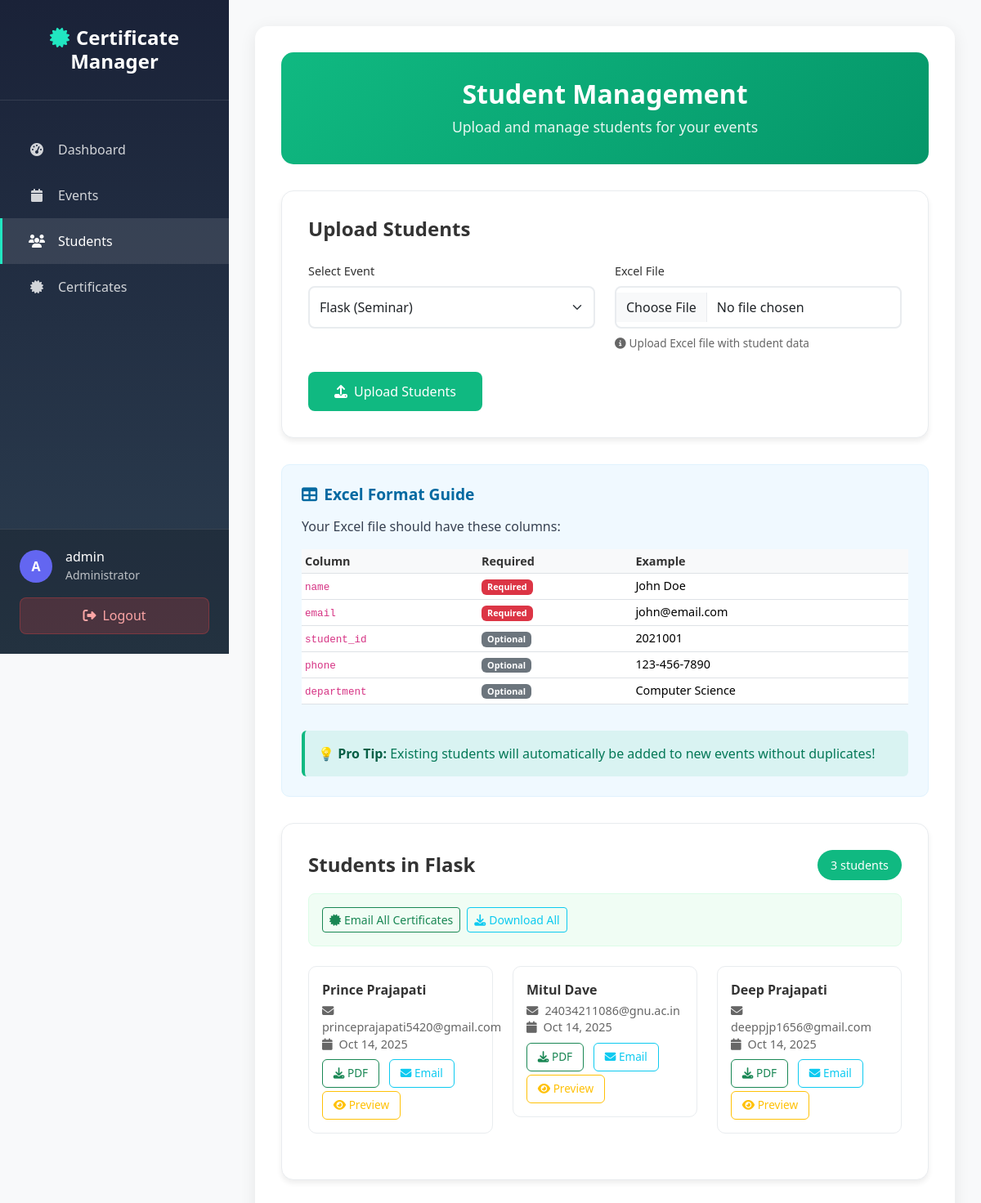
Page /upload_students/1 (signed in) on the committed database.
### models.py (models this page shows, shortened)
class User(UserMixin, db.Model):
    id = db.Column(db.Integer, primary_key=True)
    username = db.Column(db.String(80), unique=True, nullable=False)
    email = db.Column(db.String(120), unique=True, nullable=False)
    password = db.Column(db.String(200), nullable=False)
    is_admin = db.Column(db.Boolean, default=False)
    created_at = db.Column(db.DateTime, default=datetime.utcnow)

class Event(db.Model):
    id = db.Column(db.Integer, primary_key=True)
    title = db.Column(db.String(200), nullable=False)
    event_type = db.Column(SQLEnum(EventType), nullable=False, default=EventType.Workshop)
    organizer = db.Column(db.String(100), nullable=False)
    date = db.Column(db.Date, nullable=False)  # Keep for compatibility if needed
    location = db.Column(db.String(200), nullable=False)
    teacher_id = db.Column(db.Integer, db.ForeignKey('user.id'), nullable=False)
    start_date = db.Column(db.Date, nullable=False)
    end_date = db.Column(db.Date, nullable=False)
    year = db.Column(db.Integer, nullable=False)
    description = db.Column(db.Text, nullable=True)
    logo_path = db.Column(db.String(255), nullable=True)
    signature_path = db.Column(db.String(255), nullable=True)
    background_path = db.Column(db.String(255), nullable=True)
    created_by = db.Column(db.Integer, nullable=True)
    created_at = db.Column(db.DateTime, default=datetime.utcnow, nullable=False)
    updated_at = db.Column(db.DateTime, default=datetime.utcnow, onupdate=datetime.utcnow, nullable=False)

class EventParticipant(db.Model):
    __tablename__ = 'event_participants'
    id = db.Column(db.Integer, primary_key=True)
    event_id = db.Column(db.Integer, db.ForeignKey('event.id'))
    student_id = db.Column(db.Integer, db.ForeignKey('student.id'))
    participation_type = db.Column(db.String(50), default='Participant')
    achievement_level = db.Column(db.String(20))
    special_recognition = db.Column(db.Text)
    registered_at = db.Column(db.DateTime, default=datetime.utcnow)
    student = db.relationship('Student', backref='event_participations')
    event = db.relationship('Event', backref='participants')
    __table_args__ = (db.UniqueConstraint('event_id', 'student_id', name='unique_event_student'),)

class Student(db.Model):
    id = db.Column(db.Integer, primary_key=True)
    name = db.Column(db.String(100), nullable=False)
    email = db.Column(db.String(120), nullable=False)
    student_id = db.Column(db.String(50))
    phone = db.Column(db.String(20))
    department = db.Column(db.String(100))
    course = db.Column(db.String(100))
    created_at = db.Column(db.DateTime, default=datetime.utcnow)

### app.py (the view, shortened to what this page needs)
@app.route('/upload_students', methods=['GET', 'POST'])
@app.route('/upload_students/<int:event_id>', methods=['GET', 'POST'])
@login_required
def upload_students(event_id=None):
    selected_event = None
    participants = []
    if event_id:
        selected_event = Event.query.get_or_404(event_id)
        participants = EventParticipant.query.filter_by(event_id=event_id).all()
    events = Event.query.order_by(Event.created_at.desc()).all()
    return render_template('upload_students.html',
                         events=events,
                         selected_event=selected_event,
                         participants=participants)

### app.py (called while the page is built, shortened)
@login_manager.user_loader
def load_user(user_id):
    try:
        return User.query.get(int(user_id))
    except:
        return None

@app.before_request
def initialize_database():
    global _initialization_done

@app.context_processor
def inject_current_year():
    return {'current_year': datetime.now().year}

@app.context_processor
def inject_event_types():
    return {'EventType': EventType}

### templates/upload_students.html (shortened to what this page needs)
{% extends "base.html" %}
{% block content %}
<div class="upload-header">
    <h1 style="font-size: 2rem; font-weight: 600; margin-bottom: 0.5rem;">Student Management</h1>
    <p style="font-size: 1.1rem; opacity: 0.9; margin: 0;">Upload and manage students for your events</p>
</div>
<div class="upload-card">
    <h2 class="section-title">Upload Students</h2>
    <form method="POST" enctype="multipart/form-data">
        <div class="row">
            <div class="col-md-6">
                <div class="form-group">
                    <label class="form-label">Select Event</label>
                    <select class="form-select" name="event_id" required>
                        {% for event in events %}
                        <option value="{{ event.id }}" {% if selected_event and event.id == selected_event.id %}selected{% endif %}>
                            {{ event.title }} ({{ event.event_type.value }})
                        </option>
                        {% endfor %}
                    </select>
                </div>
            </div>
            <div class="col-md-6">
                <div class="form-group">
                    <label class="form-label">Excel File</label>
                    <input type="file" class="form-control" name="file" accept=".xlsx,.xls" required>
                    <div class="upload-info">
                        <i class="fas fa-info-circle me-1"></i>Upload Excel file with student data
                    </div>
                </div>
            </div>
        </div>
        <button type="submit" class="btn btn-success">
            <i class="fas fa-upload me-2"></i>Upload Students
        </button>
    </form>
</div>
<div class="format-guide">
    <h3 style="font-size: 1.2rem; font-weight: 600; margin-bottom: 1rem; color: #0369a1;">
        <i class="fas fa-table me-2"></i>Excel Format Guide
    </h3>
    <p style="margin-bottom: 1rem; color: #374151;">Your Excel file should have these columns:</p>
    <div class="table-responsive">
        <table class="table table-sm format-table">
            <thead>
                <tr>
                    <th>Column</th>
                    <th>Required</th>
                    <th>Example</th>
                </tr>
            </thead>
            <tbody>
                <tr>
                    <td><code>name</code></td>
                    <td><span class="badge bg-danger">Required</span></td>
                    <td>John Doe</td>
                </tr>
                <tr>
                    <td><code>email</code></td>
                    <td><span class="badge bg-danger">Required</span></td>
                    <td>john@email.com</td>
                </tr>
                <tr>
                    <td><code>student_id</code></td>
                    <td><span class="badge bg-secondary">Optional</span></td>
                    <td>2021001</td>
                </tr>
                <tr>
                    <td><code>phone</code></td>
                    <td><span class="badge bg-secondary">Optional</span></td>
                    <td>123-456-7890</td>
                </tr>
                <tr>
                    <td><code>department</code></td>
                    <td><span class="badge bg-secondary">Optional</span></td>
                    <td>Computer Science</td>
                </tr>
            </tbody>
        </table>
    </div>
    <div style="background: rgba(16, 185, 129, 0.1); border-left: 4px solid #10b981; padding: 1rem; border-radius: 6px; margin-top: 1rem;">
        <strong style="color: #065f46;">💡 Pro Tip:</strong>
        <span style="color: #047857;">Existing students will automatically be added to new events without duplicates!</span>
    </div>
</div>
{% if selected_event and participants %}
<div class="upload-card">
    <div class="d-flex justify-content-between align-items-center mb-3">
        <h2 class="section-title mb-0">Students in {{ selected_event.title }}</h2>
        <span class="stats-badge">{{ participants|length }} students</span>
    </div>
    <div style="background: #f0fdf4; border: 1px solid #dcfce7; border-radius: 8px; padding: 1rem; margin-bottom: 1.5rem;">
        <div class="d-flex flex-wrap gap-2">
            <button class="btn btn-outline-success btn-sm" onclick="emailAllCertificates({{ selected_event.id }})">
                <i class="fas fa-certificate me-1"></i>Email All Certificates
            </button>
            <button class="btn btn-outline-info btn-sm" onclick="downloadAllCertificates()">
                <i class="fas fa-download me-1"></i>Download All
            </button>
        </div>
    </div>
    <div class="row">
        {% for participation in participants %}
        <div class="col-lg-6 col-xl-4 mb-3">
            <div class="student-card">
                <div class="student-name">{{ participation.student.name }}</div>
                <div class="student-details">
                    <div><i class="fas fa-envelope me-2"></i>{{ participation.student.email }}</div>
                    <div><i class="fas fa-calendar me-2"></i>{{ participation.registered_at.strftime('%b %d, %Y') }}</div>
                </div>
                <div class="mt-2 d-flex flex-wrap gap-1">
                    <a href="{{ url_for('generate_pdf', event_id=selected_event.id, student_id=participation.student.id) }}"
                       class="action-btn btn btn-outline-success btn-sm">
                        <i class="fas fa-download"></i> PDF
                    </a>
                    <a href="{{ url_for('send_certificate_email', event_id=selected_event.id, student_id=participation.student.id) }}"
                       class="action-btn btn btn-outline-info btn-sm">
                        <i class="fas fa-envelope"></i> Email
                    </a>
                    <a href="{{ url_for('preview_certificate_html', event_id=selected_event.id, student_id=participation.student.id) }}"
                       class="action-btn btn btn-outline-warning btn-sm" target="_blank">
                        <i class="fas fa-eye"></i> Preview
                    </a>
                </div>
            </div>
        </div>
        {% endfor %}
    </div>
</div>
{% endif %}
{% endblock %}

### templates/base.html (shortened to what this page needs)
<!DOCTYPE html>
<html lang="en">
<head>
    <link href="https://cdn.jsdelivr.net/npm/bootstrap@5.3.2/dist/css/bootstrap.min.css" rel="stylesheet">
    <link rel="stylesheet" href="https://cdnjs.cloudflare.com/ajax/libs/font-awesome/6.5.1/css/all.min.css">
</head>
<body>
    <div class="sidebar-layout">
        <div class="sidebar">
            <div class="sidebar-brand">
                <h4><i class="fas fa-certificate"></i>Certificate Manager</h4>
            </div>
            <nav class="sidebar-nav">
                <a href="{{ url_for('dashboard') }}" class="sidebar-nav-link {{ 'active' if request.endpoint == 'dashboard' }}">
                    <i class="fas fa-tachometer-alt"></i>
                    <span>Dashboard</span>
                </a>
                <a href="{{ url_for('events') }}" class="sidebar-nav-link {{ 'active' if request.endpoint == 'events' }}">
                    <i class="fas fa-calendar"></i>
                    <span>Events</span>
                </a>
                <a href="{{ url_for('upload_students') }}" class="sidebar-nav-link {{ 'active' if request.endpoint == 'upload_students' }}">
                    <i class="fas fa-users"></i>
                    <span>Students</span>
                </a>
                <a href="{{ url_for('bulk_certificates') }}" class="sidebar-nav-link {{ 'active' if request.endpoint == 'bulk_certificates' }}">
                    <i class="fas fa-certificate"></i>
                    <span>Certificates</span>
                </a>
            </nav>
            <div class="sidebar-user">
                <div class="user-info">
                    <div class="user-avatar">
                        {{ current_user.username[0].upper() if current_user.username else 'U' }}
                    </div>
                    <div>
                        <h6 style="margin:0;color:white;">{{ current_user.username or 'User' }}</h6>
                        <small style="color:rgba(255,255,255,0.7);">Administrator</small>
                    </div>
                </div>
                <a href="{{ url_for('logout') }}" class="logout-btn">
                    <i class="fas fa-sign-out-alt"></i>
                    <span>Logout</span>
                </a>
            </div>
        </div>
        <div class="main-content">
            <div class="content-wrapper">
                {% block content %}{% endblock %}
            </div>
        </div>
    </div>
</body>
</html>

### templates/base.html (style rules this page uses)
body { font-family: system-ui, sans-serif; background: #f8f9fa; margin: 0; }
.sidebar-layout { display: flex; min-height: 100vh; }
.sidebar { width: 280px; background: linear-gradient(180deg, #1a2238 0%, #2c3e50 100%); color: white; position: fixed; top: 0; left: 0; height: 100vh; overflow-y: auto; z-index: 1000; }
.sidebar-brand { padding: 2rem; text-align: center; border-bottom: 1px solid rgba(255,255,255,0.1); }
.sidebar-brand h4 { color: white; font-weight: 700; margin: 0; }
.sidebar-brand i { color: #21e6c1; margin-right: 0.5rem; }
.sidebar-nav { padding: 2rem 0; }
.sidebar-nav-link { display: flex; align-items: center; padding: 1rem 2rem; color: rgba(255,255,255,0.8); text-decoration: none; transition: all 0.3s; border-left: 3px solid transparent; }
.sidebar-nav-link:hover, .sidebar-nav-link.active { background: rgba(255,255,255,0.1); color: white; border-left-color: #21e6c1; text-decoration: none; }
.sidebar-nav-link i { width: 20px; margin-right: 1rem; text-align: center; }
.sidebar-user { position: absolute; bottom: 0; left: 0; right: 0; padding: 1.5rem; border-top: 1px solid rgba(255,255,255,0.1); background: rgba(0,0,0,0.2); }
.user-info { display: flex; align-items: center; margin-bottom: 1rem; }
.user-avatar { width: 40px; height: 40px; background: #6366f1; border-radius: 50%; display: flex; align-items: center; justify-content: center; margin-right: 1rem; color: white; font-weight: 700; }
.logout-btn { background: rgba(239,68,68,0.2); border: 1px solid rgba(239,68,68,0.3); color: #fca5a5; padding: 0.6rem 1rem; border-radius: 8px; text-decoration: none; display: flex; align-items: center; justify-content: center; gap: 0.5rem; width: 100%; transition: all 0.3s; }
.main-content { margin-left: 280px; padding: 2rem; min-height: 100vh; flex: 1; }
.content-wrapper { background: white; border-radius: 15px; box-shadow: 0 4px 20px rgba(0,0,0,0.08); padding: 2rem; min-height: calc(100vh - 4rem); }

### templates/upload_students.html (style rules this page uses)
.upload-header { background: linear-gradient(135deg, #10b981 0%, #059669 100%); color: white; padding: 2rem; border-radius: 15px; margin-bottom: 2rem; text-align: center; }
.section-title { font-size: 1.5rem; font-weight: 600; margin-bottom: 1.5rem; color: #333; }
.upload-card { background: white; border-radius: 15px; padding: 2rem; box-shadow: 0 4px 6px rgba(0,0,0,0.07); border: 1px solid #e9ecef; margin-bottom: 2rem; }
.form-group { margin-bottom: 1.5rem; }
.form-label { font-weight: 500; color: #333; margin-bottom: 0.5rem; font-size: 0.9rem; }
.form-control, .form-select { border: 2px solid #e9ecef; border-radius: 8px; padding: 0.75rem; transition: all 0.2s ease; }
.btn-success { background: #10b981; border: none; border-radius: 8px; padding: 0.75rem 2rem; font-weight: 500; transition: all 0.2s ease; }
.format-guide { background: #f0f9ff; border: 1px solid #e0f2fe; border-radius: 10px; padding: 1.5rem; margin-bottom: 2rem; }
.format-table { font-size: 0.9rem; }
.format-table th { background: #f8f9fa; font-weight: 600; color: #333; }
.student-card { background: white; border-radius: 10px; padding: 1rem; border: 1px solid #e9ecef; margin-bottom: 0.5rem; transition: all 0.2s ease; }
.student-name { font-weight: 600; color: #333; margin-bottom: 0.25rem; }
.student-details { color: #666; font-size: 0.9rem; line-height: 1.4; }
.action-btn { padding: 0.4rem 0.8rem; font-size: 0.85rem; border-radius: 6px; margin-right: 0.5rem; text-decoration: none; transition: all 0.2s ease; }
.upload-info { font-size: 0.85rem; color: #666; margin-top: 0.5rem; }
.stats-badge { background: #10b981; color: white; padding: 0.5rem 1rem; border-radius: 20px; font-size: 0.9rem; font-weight: 500; }

### rows in the picture
User: username "A", username "admin"
Event: title "Flask"
EventParticipant: student.name "Prince Prajapati", student.email "princeprajapati5420@gmail.com", registered_at "Oct 14, 2025"
EventParticipant: student.name "Mitul Dave", student.email "24034211086@gnu.ac.in", registered_at "Oct 14, 2025"
EventParticipant: student.name "Deep Prajapati", student.email "deeppjp1656@gmail.com", registered_at "Oct 14, 2025"

### other values in the picture
{{ participants|length }} "3"
form field event_id "Flask (Seminar)"
